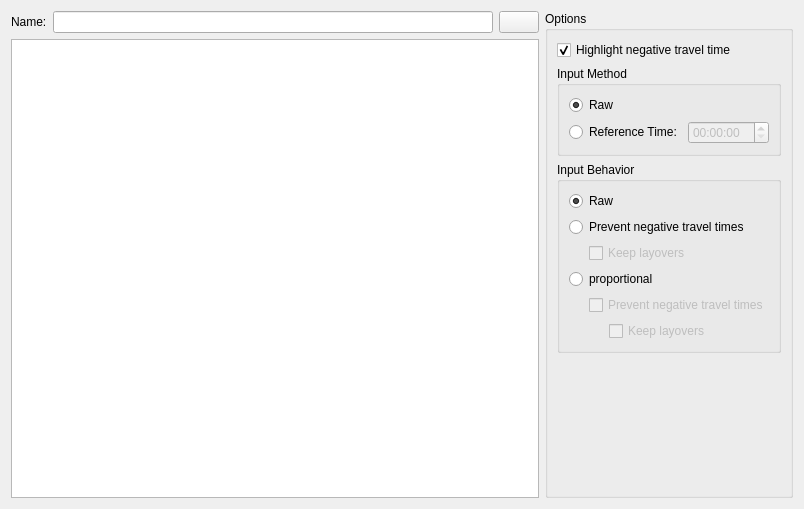
<?xml version="1.0" encoding="UTF-8"?>
<ui version="4.0">
 <class>WdgTimeProfileEditor</class>
 <widget class="QWidget" name="WdgTimeProfileEditor">
  <property name="geometry">
   <rect>
    <x>0</x>
    <y>0</y>
    <width>804</width>
    <height>509</height>
   </rect>
  </property>
  <property name="windowTitle">
   <string>Form</string>
  </property>
  <layout class="QHBoxLayout" name="horizontalLayout" stretch="1,0">
   <item>
    <layout class="QVBoxLayout" name="verticalLayout_4">
     <item>
      <layout class="QHBoxLayout" name="horizontalLayout_5">
       <item>
        <widget class="QLabel" name="lProfileName">
         <property name="text">
          <string>Name:</string>
         </property>
        </widget>
       </item>
       <item>
        <widget class="QLineEdit" name="leProfileName"/>
       </item>
       <item>
        <widget class="QPushButton" name="pbOptions">
         <property name="text">
          <string/>
         </property>
         <property name="checkable">
          <bool>true</bool>
         </property>
        </widget>
       </item>
      </layout>
     </item>
     <item>
      <widget class="WdgTimeProfileEditorTable" name="twProfile"/>
     </item>
    </layout>
   </item>
   <item>
    <widget class="QGroupBox" name="gbOptions">
     <property name="title">
      <string>Options</string>
     </property>
     <layout class="QVBoxLayout" name="verticalLayout_3">
      <item>
       <widget class="QCheckBox" name="cbHighlightNegativeTime">
        <property name="text">
         <string>Highlight negative travel time</string>
        </property>
        <property name="checked">
         <bool>true</bool>
        </property>
       </widget>
      </item>
      <item>
       <widget class="QGroupBox" name="groupBox_2">
        <property name="title">
         <string>Input Method</string>
        </property>
        <layout class="QVBoxLayout" name="verticalLayout">
         <item>
          <widget class="QRadioButton" name="rbInputMethodRaw">
           <property name="text">
            <string>Raw</string>
           </property>
           <property name="checked">
            <bool>true</bool>
           </property>
          </widget>
         </item>
         <item>
          <layout class="QHBoxLayout" name="horizontalLayout_4">
           <item>
            <widget class="QRadioButton" name="rbInputMethodRefTime">
             <property name="text">
              <string>Reference Time:</string>
             </property>
            </widget>
           </item>
           <item>
            <widget class="QTimeEdit" name="teRefTime">
             <property name="enabled">
              <bool>false</bool>
             </property>
             <property name="displayFormat">
              <string>HH:mm:ss</string>
             </property>
            </widget>
           </item>
          </layout>
         </item>
        </layout>
       </widget>
      </item>
      <item>
       <widget class="QGroupBox" name="groupBox">
        <property name="title">
         <string>Input Behavior</string>
        </property>
        <layout class="QVBoxLayout" name="verticalLayout_2">
         <item>
          <widget class="QRadioButton" name="rbInputBehaviorRaw">
           <property name="text">
            <string>Raw</string>
           </property>
           <property name="checked">
            <bool>true</bool>
           </property>
          </widget>
         </item>
         <item>
          <widget class="QRadioButton" name="rbInputBehaviorNoNegativeTimes">
           <property name="text">
            <string>Prevent negative travel times</string>
           </property>
          </widget>
         </item>
         <item>
          <layout class="QHBoxLayout" name="horizontalLayout_3">
           <item>
            <spacer name="horizontalSpacer">
             <property name="orientation">
              <enum>Qt::Orientation::Horizontal</enum>
             </property>
             <property name="sizeType">
              <enum>QSizePolicy::Policy::Fixed</enum>
             </property>
             <property name="sizeHint" stdset="0">
              <size>
               <width>20</width>
               <height>20</height>
              </size>
             </property>
            </spacer>
           </item>
           <item>
            <widget class="QCheckBox" name="cbKeepLayovers">
             <property name="enabled">
              <bool>false</bool>
             </property>
             <property name="text">
              <string>Keep layovers</string>
             </property>
            </widget>
           </item>
          </layout>
         </item>
         <item>
          <widget class="QRadioButton" name="rbInputBehaviorProportional">
           <property name="text">
            <string>proportional</string>
           </property>
          </widget>
         </item>
         <item>
          <layout class="QHBoxLayout" name="horizontalLayout_2">
           <item>
            <spacer name="horizontalSpacer_2">
             <property name="orientation">
              <enum>Qt::Orientation::Horizontal</enum>
             </property>
             <property name="sizeType">
              <enum>QSizePolicy::Policy::Fixed</enum>
             </property>
             <property name="sizeHint" stdset="0">
              <size>
               <width>20</width>
               <height>20</height>
              </size>
             </property>
            </spacer>
           </item>
           <item>
            <widget class="QCheckBox" name="cbNoNegativeTimes">
             <property name="enabled">
              <bool>false</bool>
             </property>
             <property name="text">
              <string>Prevent negative travel times</string>
             </property>
            </widget>
           </item>
          </layout>
         </item>
         <item>
          <layout class="QHBoxLayout" name="horizontalLayout_6">
           <item>
            <spacer name="horizontalSpacer_3">
             <property name="orientation">
              <enum>Qt::Orientation::Horizontal</enum>
             </property>
             <property name="sizeType">
              <enum>QSizePolicy::Policy::Fixed</enum>
             </property>
             <property name="sizeHint" stdset="0">
              <size>
               <width>40</width>
               <height>20</height>
              </size>
             </property>
            </spacer>
           </item>
           <item>
            <widget class="QCheckBox" name="cbKeepLayovers2">
             <property name="enabled">
              <bool>false</bool>
             </property>
             <property name="text">
              <string>Keep layovers</string>
             </property>
            </widget>
           </item>
          </layout>
         </item>
        </layout>
       </widget>
      </item>
      <item>
       <spacer name="verticalSpacer_2">
        <property name="orientation">
         <enum>Qt::Orientation::Vertical</enum>
        </property>
        <property name="sizeHint" stdset="0">
         <size>
          <width>20</width>
          <height>133</height>
         </size>
        </property>
       </spacer>
      </item>
     </layout>
    </widget>
   </item>
  </layout>
 </widget>
 <customwidgets>
  <customwidget>
   <class>WdgTimeProfileEditorTable</class>
   <extends>QTableWidget</extends>
   <header>Widgets/WdgTimeProfileEditorTable.h</header>
  </customwidget>
 </customwidgets>
 <resources/>
 <connections/>
</ui>
